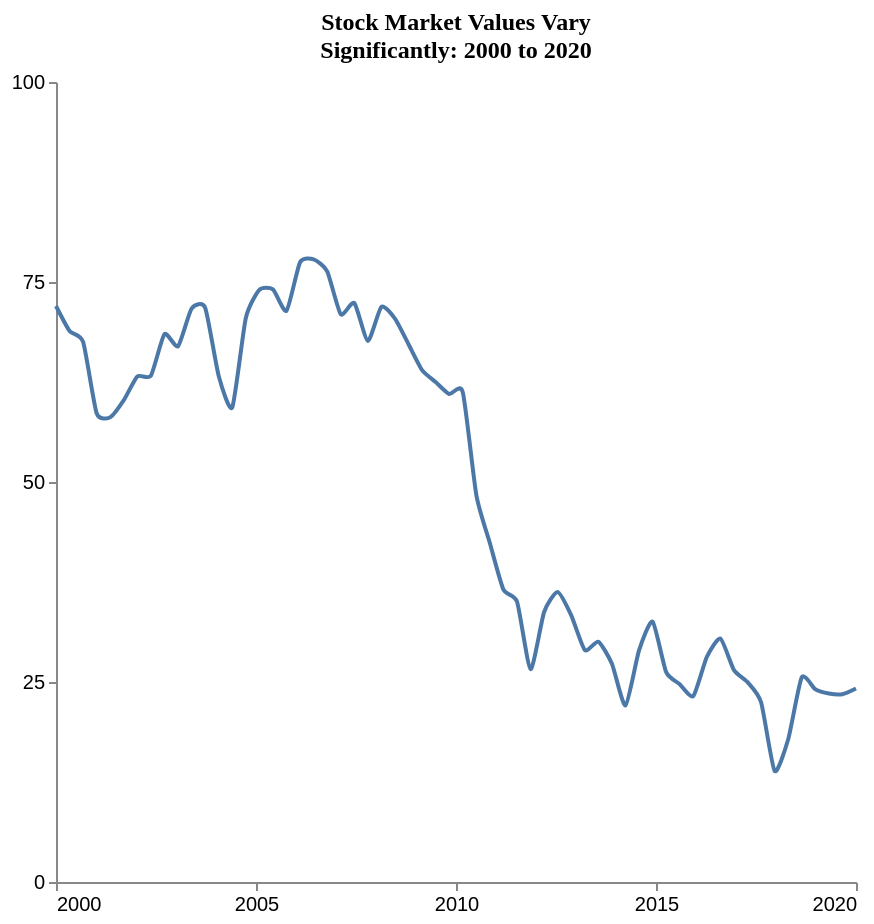

Write a Vega-Lite specification for this figure.
### Vega-Lite specification from a JSON file in a GitHub repository (floating-point values rounded to 4 significant figures)
{"$schema": "https://vega.github.io/schema/vega-lite/v5.json", "description": "Pattern: upward", "data": {"values": [{"X": 2000.0, "Y": 72.0}, {"X": 2000.0, "Y": 68.88}, {"X": 2001.0, "Y": 67.51}, {"X": 2001.0, "Y": 58.59}, {"X": 2001.0, "Y": 58.1}, {"X": 2002.0, "Y": 60.22}, {"X": 2002.0, "Y": 63.19}, {"X": 2002.0, "Y": 63.29}, {"X": 2003.0, "Y": 68.48}, {"X": 2003.0, "Y": 66.98}, {"X": 2003.0, "Y": 71.68}, {"X": 2004.0, "Y": 71.78}, {"X": 2004.0, "Y": 63.25}, {"X": 2004.0, "Y": 59.34}, {"X": 2005.0, "Y": 70.51}, {"X": 2005.0, "Y": 74.03}, {"X": 2005.0, "Y": 74.07}, {"X": 2006.0, "Y": 71.41}, {"X": 2006.0, "Y": 77.47}, {"X": 2006.0, "Y": 77.83}, {"X": 2007.0, "Y": 76.33}, {"X": 2007.0, "Y": 70.97}, {"X": 2007.0, "Y": 72.37}, {"X": 2008.0, "Y": 67.64}, {"X": 2008.0, "Y": 71.91}, {"X": 2008.0, "Y": 70.41}, {"X": 2009.0, "Y": 67.21}, {"X": 2009.0, "Y": 63.99}, {"X": 2009.0, "Y": 62.49}, {"X": 2010.0, "Y": 60.99}, {"X": 2010.0, "Y": 61.22}, {"X": 2011.0, "Y": 48.36}, {"X": 2011.0, "Y": 42.35}, {"X": 2011.0, "Y": 36.54}, {"X": 2012.0, "Y": 35.04}, {"X": 2012.0, "Y": 26.6}, {"X": 2012.0, "Y": 33.75}, {"X": 2013.0, "Y": 36.25}, {"X": 2013.0, "Y": 33.33}, {"X": 2013.0, "Y": 28.99}, {"X": 2014.0, "Y": 30.04}, {"X": 2014.0, "Y": 27.28}, {"X": 2014.0, "Y": 22.07}, {"X": 2015.0, "Y": 28.94}, {"X": 2015.0, "Y": 32.55}, {"X": 2015.0, "Y": 26.23}, {"X": 2016.0, "Y": 24.73}, {"X": 2016.0, "Y": 23.23}, {"X": 2016.0, "Y": 28.14}, {"X": 2017.0, "Y": 30.43}, {"X": 2017.0, "Y": 26.48}, {"X": 2017.0, "Y": 24.98}, {"X": 2018.0, "Y": 22.46}, {"X": 2018.0, "Y": 13.88}, {"X": 2018.0, "Y": 17.84}, {"X": 2019.0, "Y": 25.59}, {"X": 2019.0, "Y": 24.09}, {"X": 2019.0, "Y": 23.56}, {"X": 2020.0, "Y": 23.47}, {"X": 2020.0, "Y": 24.19}]}, "mark": {"type": "line", "interpolate": "cardinal", "tension": 0.4}, "encoding": {"x": {"field": "X", "type": "quantitative", "title": "", "axis": {"grid": false, "format": "d", "values": [2000, 2005, 2010, 2015, 2020], "tickSize": 4}, "scale": {"domain": [2000, 2020]}}, "y": {"field": "Y", "type": "quantitative", "title": "", "axis": {"grid": false, "format": "d", "values": [0, 25, 50, 75, 100], "tickSize": 4, "tickOpacity": 1}, "scale": {"domain": [0, 100]}}}, "title": {"text": "Stock Market Values Vary^ Significantly: 2000 to 2020", "anchor": "middle", "font": "Tahoma", "fontSize": 12}, "config": {"lineBreak": "^", "view": {"stroke": null}}, "height": 400, "width": 400, "autosize": "pad"}
